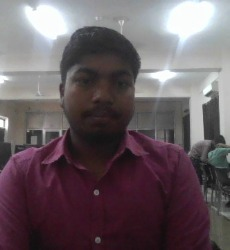
#> input picture backend/uploads/verification/1713522726612-capturedImage.jpg, 230 x 250 px
$ python -i face_recognition.py   (imports and definitions only)
#> lines starting #> are read from the running program, lines starting #| are printed output that depends on the picture
#> further down, picture is the input picture: shape (250, 230, 3); mean B, G, R 96.5, 91.5, 103.4
# Install required libraries

from flask import Flask, request, jsonify
import cv2
import numpy as np

# [1 line not run here, left out]

# Load the pre-trained Haar Cascade face detection model
face_cascade = cv2.CascadeClassifier(cv2.data.haarcascades + 'haarcascade_frontalface_default.xml')

# Function to preprocess and extract face embeddings
def extract_face_embeddings(image):
    # Detect faces
    faces = face_cascade.detectMultiScale(image, scaleFactor=1.1, minNeighbors=5, minSize=(30, 30))
#> faces = [[59, 49, 85, 85]]

    if len(faces) == 0:
        raise ValueError("No face detected")

    # Take the first detected face
    x, y, w, h = faces[0]
#> x = 59; y = 49; w = 85; h = 85
    face = image[y:y+h, x:x+w]
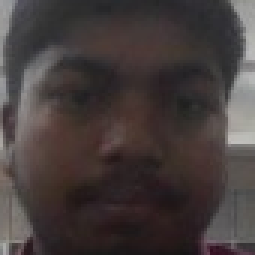
#> face: shape (85, 85, 3) (shown 3 times larger); mean B, G, R 60, 60.8, 69.1

    # Preprocess face (resize, convert to grayscale, etc.)
    face = cv2.resize(face, (160, 160))
#> face: shape (160, 160, 3)
    face_gray = cv2.cvtColor(face, cv2.COLOR_BGR2GRAY)

    # Convert face to tensor and normalize
    face_tensor = np.expand_dims(face_gray, axis=0).astype(np.float32) / 255.0

    return face_tensor

# Define endpoint for face recognition
# [28 lines that did not run here, left out]


# [2 lines not run here, left out]

>>> import cv2
>>> picture = cv2.imread('../uploads/verification/1713522726612-capturedImage.jpg')
>>> result = extract_face_embeddings(picture)

$ run again, on backend/uploads/verification/1713523128480-capturedImage.jpg
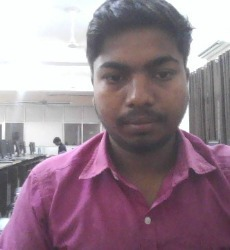
#> input picture backend/uploads/verification/1713523128480-capturedImage.jpg, 230 x 250 px
#> picture is the input picture: shape (250, 230, 3); mean B, G, R 142.4, 130.5, 151.3
#> faces = [[83, 31, 113, 113]]
#> x = 83; y = 31; w = 113
#> in extract_face_embeddings, `face = image[y:y+h, x:x+w]`:
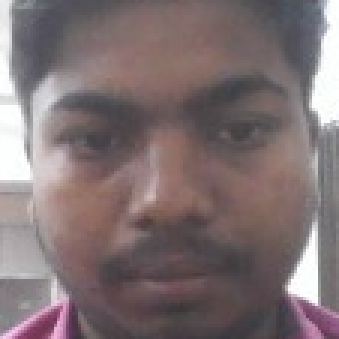
#> face: shape (113, 113, 3) (shown 3 times larger); mean B, G, R 114.7, 113, 127.4
#> in extract_face_embeddings, `face_gray = cv2.cvtColor(face, cv2.COLOR_BGR2GRAY)`:
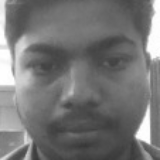
#> face_gray: shape (160, 160); min 55, max 255, mean 117.4

$ run again, on backend/uploads/verification/1713523211652-capturedImage.jpg
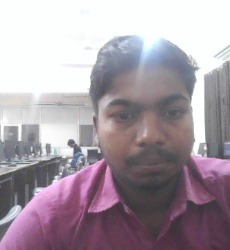
#> input picture backend/uploads/verification/1713523211652-capturedImage.jpg, 230 x 250 px
#> picture is the input picture: shape (250, 230, 3); mean B, G, R 166.3, 157.1, 168.9
#> faces = [[88, 68, 117, 117]]
#> x = 88; y = 68; w = 117
#> in extract_face_embeddings, `face = image[y:y+h, x:x+w]`:
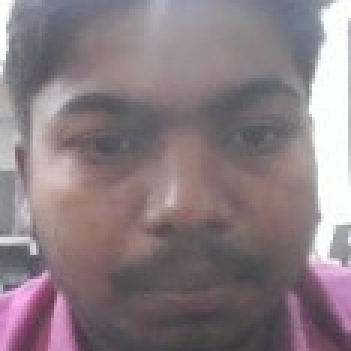
#> face: shape (117, 117, 3) (shown 3 times larger); mean B, G, R 130.7, 125, 138.7
#> in extract_face_embeddings, `face_gray = cv2.cvtColor(face, cv2.COLOR_BGR2GRAY)`:
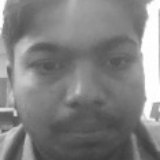
#> face_gray: shape (160, 160); min 59, max 255, mean 129.6

$ run again, on backend/uploads/verification/1713524029155-capturedImage.jpg
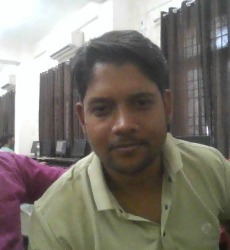
#> input picture backend/uploads/verification/1713524029155-capturedImage.jpg, 230 x 250 px
#> picture is the input picture: shape (250, 230, 3); mean B, G, R 113.1, 121.7, 126.9
#> faces = [[70, 66, 107, 107]]
#> x = 70; y = 66; w = 107
#> in extract_face_embeddings, `face = image[y:y+h, x:x+w]`:
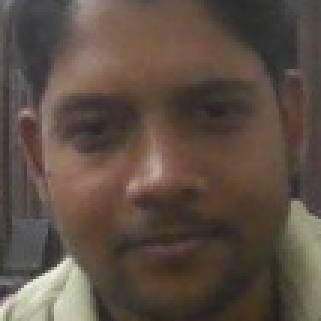
#> face: shape (107, 107, 3) (shown 3 times larger); mean B, G, R 68.5, 78.6, 92.8
#> in extract_face_embeddings, `face_gray = cv2.cvtColor(face, cv2.COLOR_BGR2GRAY)`:
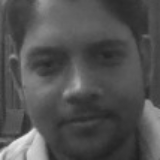
#> face_gray: shape (160, 160); min 31, max 234, mean 81.5
